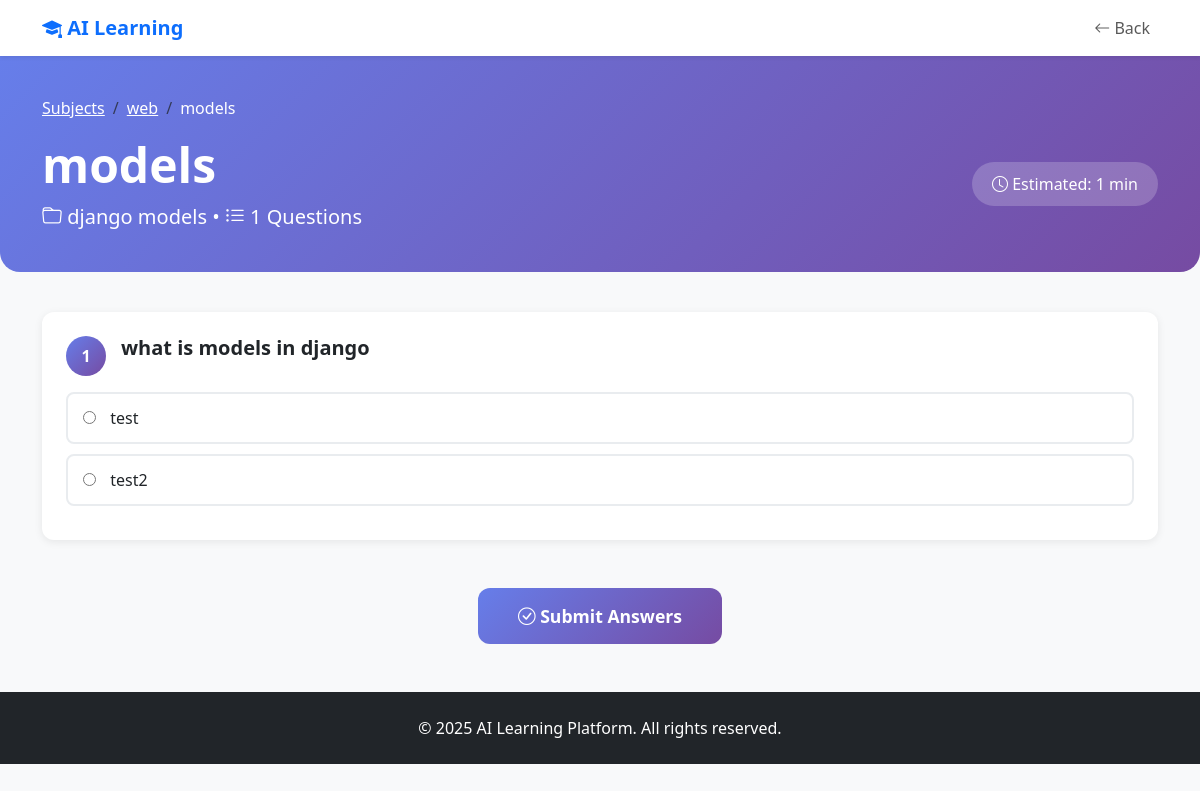
The page /quizzes/1/ on the database its author committed.
### ai/models.py (models this page shows, shortened)
class Quiz(models.Model):
    topic = models.ForeignKey(Topic, on_delete=models.CASCADE)
    title = models.CharField(max_length=100)
    visible = models.BooleanField(default=True)

class Topic(models.Model):
    subject = models.ForeignKey(Subject, on_delete=models.CASCADE)
    title = models.CharField(max_length=150)
    visible = models.BooleanField(default=True)

class Subject(models.Model):
    name = models.CharField(max_length=100)
    image = models.ImageField(upload_to='subjects/', blank=True)
    description = models.TextField(blank=True)
    visible = models.BooleanField(default=True)

class Question(models.Model):
    quiz = models.ForeignKey(Quiz, on_delete=models.CASCADE)
    question_text = models.CharField(max_length=255)

class Choice(models.Model):
    question = models.ForeignKey(Question, on_delete=models.CASCADE)
    text = models.CharField(max_length=100)
    is_correct = models.BooleanField(default=False)

### ai/views.py (the view)
# urls.py: path('quizzes/<int:quiz_id>/', views.quiz_detail, name='quiz_detail'),
def quiz_detail(request, quiz_id):
    quiz = get_object_or_404(Quiz, id=quiz_id)
    questions = []
    for q in quiz.question_set.all():
        choices = q.choice_set.all()
        questions.append({'question': q, 'choices': choices})
    return render(request, 'quiz_detail.html', {
        'quiz': quiz,
        'questions': questions,
    })

### ai/templates/quiz_detail.html (shortened to what this page needs)
<!DOCTYPE html>
<html lang="en">
<head>
    <link href="https://cdn.jsdelivr.net/npm/bootstrap@5.3.0/dist/css/bootstrap.min.css" rel="stylesheet">
    <link rel="stylesheet" href="https://cdn.jsdelivr.net/npm/bootstrap-icons@1.11.0/font/bootstrap-icons.css">
</head>
<body style="background-color: #f8f9fa;">
    <nav class="navbar navbar-expand-lg navbar-light bg-white sticky-top shadow-sm">
        <div class="container">
            <a class="navbar-brand fw-bold text-primary" href="{% url 'subject_list' %}">
                <i class="bi bi-mortarboard-fill"></i> AI Learning
            </a>
            <div class="navbar-nav ms-auto">
                <a class="nav-link" href="{% url 'topic_list' quiz.topic.subject.id %}">
                    <i class="bi bi-arrow-left"></i> Back
                </a>
            </div>
        </div>
    </nav>
    <header class="quiz-header">
        <div class="container">
            <nav aria-label="breadcrumb" class="mb-3">
                <ol class="breadcrumb text-white-50">
                    <li class="breadcrumb-item"><a href="{% url 'subject_list' %}" class="text-white">Subjects</a></li>
                    <li class="breadcrumb-item"><a href="{% url 'topic_list' quiz.topic.subject.id %}" class="text-white">{{ quiz.topic.subject.name }}</a></li>
                    <li class="breadcrumb-item active text-white" aria-current="page">{{ quiz.title }}</li>
                </ol>
            </nav>
            <div class="row align-items-center">
                <div class="col-md-8">
                    <h1 class="display-5 fw-bold mb-2">{{ quiz.title }}</h1>
                    <p class="lead mb-0">
                        <i class="bi bi-folder"></i> {{ quiz.topic.title }} •
                        <i class="bi bi-list-ul"></i> {{ questions|length }} Questions
                    </p>
                </div>
                <div class="col-md-4 text-md-end">
                    <div class="stat-badge" style="display: inline-block; padding: 10px 20px; border-radius: 25px; background: rgba(255,255,255,0.2);">
                        <i class="bi bi-clock"></i> Estimated: {{ questions|length|add:"-1"|add:"1" }} min
                    </div>
                </div>
            </div>
        </div>
    </header>
    <main class="container">
        {% if questions %}
            <form method="post" id="quizForm">
                {% for item in questions %}
                    <div class="card question-card">
                        <div class="card-body p-4">
                            <div class="d-flex align-items-start mb-3">
                                <div class="question-number">{{ forloop.counter }}</div>
                                <div class="flex-grow-1">
                                    <h5 class="mb-0 fw-bold">{{ item.question.question_text }}</h5>
                                </div>
                            </div>
                            <div class="choices-container">
                                {% for choice in item.choices %}
                                    <label class="choice-item d-block">
                                        <input type="radio" name="q_{{ item.question.id }}" value="{{ choice.id }}" required>
                                        <span>{{ choice.text }}</span>
                                    </label>
                                {% endfor %}
                            </div>
                        </div>
                    </div>
                {% endfor %}
                <div class="text-center my-5">
                    <button type="submit" class="btn submit-btn text-white">
                        <i class="bi bi-check-circle"></i> Submit Answers
                    </button>
                </div>
            </form>
        {% endif %}
    </main>
    <footer class="bg-dark text-white mt-5 py-4">
        <div class="container text-center">
            <p class="mb-0">&copy; 2025 AI Learning Platform. All rights reserved.</p>
        </div>
    </footer>
</body>
</html>

### ai/templates/quiz_detail.html (style rules this page uses)
.quiz-header { background: linear-gradient(135deg, #667eea 0%, #764ba2 100%); color: white; padding: 40px 0; margin-bottom: 40px; border-radius: 0 0 20px 20px; }
.question-card { border: none; border-radius: 12px; box-shadow: 0 2px 8px rgba(0,0,0,0.08); margin-bottom: 25px; transition: box-shadow 0.3s ease; }
.question-number { background: linear-gradient(135deg, #667eea 0%, #764ba2 100%); color: white; width: 40px; height: 40px; border-radius: 50%; display: flex; align-items: center; justify-content: center; font-weight: 700; margin-right: 15px; }
.choice-item { border: 2px solid #e9ecef; border-radius: 8px; padding: 12px 15px; margin-bottom: 10px; cursor: pointer; transition: all 0.3s ease; }
.choice-item input[type="radio"] { margin-right: 10px; }
.submit-btn { background: linear-gradient(135deg, #667eea 0%, #764ba2 100%); border: none; border-radius: 12px; padding: 15px 40px; font-size: 1.1rem; font-weight: 600; transition: transform 0.2s ease; }

### rows shown on the page
Quiz: topic.subject.name "web", title "models", topic "django models"
Question: question.question_text "what is models in django"
Choice: text "test"
Choice: text "test2"

### other values the page prints
{{ questions|length }} "1"
{{ questions|length|add:"-1"|add:"1" }} "1"
